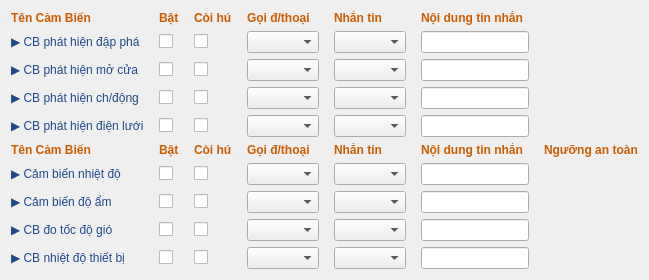
            <widget class="QWidget" name="Config_net_2">
             <attribute name="title">
              <string>Chế độ cảnh báo</string>
             </attribute>
             <layout class="QGridLayout" name="gridLayout_7">
              <item row="4" column="4">
               <widget class="QCheckBox" name="checkBox_8">
                <property name="text">
                 <string/>
                </property>
               </widget>
              </item>
              <item row="4" column="6">
               <widget class="QComboBox" name="comboBox_8"/>
              </item>
              <item row="2" column="8">
               <widget class="QComboBox" name="comboBox_4"/>
              </item>
              <item row="2" column="10">
               <widget class="QLineEdit" name="lineEdit_2"/>
              </item>
              <item row="3" column="0">
               <widget class="QLabel" name="label_10">
                <property name="text">
                 <string>&lt;html&gt;&lt;head/&gt;&lt;body&gt;&lt;p&gt;&lt;span style=&quot; color:#204a87;&quot;&gt;▶ CB phát hiện ch/động&lt;/span&gt;&lt;/p&gt;&lt;/body&gt;&lt;/html&gt;</string>
                </property>
               </widget>
              </item>
              <item row="9" column="2">
               <widget class="QCheckBox" name="checkBox_12">
                <property name="text">
                 <string/>
                </property>
               </widget>
              </item>
              <item row="9" column="4">
               <widget class="QCheckBox" name="checkBox_16">
                <property name="text">
                 <string/>
                </property>
               </widget>
              </item>
              <item row="4" column="8">
               <widget class="QComboBox" name="comboBox_7"/>
              </item>
              <item row="8" column="2">
               <widget class="QCheckBox" name="checkBox_11">
                <property name="text">
                 <string/>
                </property>
               </widget>
              </item>
              <item row="8" column="4">
               <widget class="QCheckBox" name="checkBox_15">
                <property name="text">
                 <string/>
                </property>
               </widget>
              </item>
              <item row="0" column="7">
               <widget class="Line" name="line_4">
                <property name="sizePolicy">
                 <sizepolicy hsizetype="Minimum" vsizetype="Maximum">
                  <horstretch>0</horstretch>
                  <verstretch>0</verstretch>
                 </sizepolicy>
                </property>
                <property name="orientation">
                 <enum>Qt::Vertical</enum>
                </property>
               </widget>
              </item>
              <item row="5" column="11">
               <widget class="Line" name="line_6">
                <property name="sizePolicy">
                 <sizepolicy hsizetype="Minimum" vsizetype="Maximum">
                  <horstretch>0</horstretch>
                  <verstretch>0</verstretch>
                 </sizepolicy>
                </property>
                <property name="orientation">
                 <enum>Qt::Vertical</enum>
                </property>
               </widget>
              </item>
              <item row="5" column="12">
               <widget class="QLabel" name="label_40">
                <property name="sizePolicy">
                 <sizepolicy hsizetype="Minimum" vsizetype="Maximum">
                  <horstretch>0</horstretch>
                  <verstretch>0</verstretch>
                 </sizepolicy>
                </property>
                <property name="font">
                 <font>
                  <weight>75</weight>
                  <bold>true</bold>
                 </font>
                </property>
                <property name="text">
                 <string>&lt;html&gt;&lt;head/&gt;&lt;body&gt;&lt;p&gt;&lt;span style=&quot; color:#ce5c00;&quot;&gt;Ngưỡng an toàn&lt;/span&gt;&lt;/p&gt;&lt;/body&gt;&lt;/html&gt;</string>
                </property>
               </widget>
              </item>
              <item row="6" column="0">
               <widget class="QLabel" name="label_18">
                <property name="text">
                 <string>&lt;html&gt;&lt;head/&gt;&lt;body&gt;&lt;p&gt;&lt;span style=&quot; color:#204a87;&quot;&gt;▶ Cảm biến nhiệt độ&lt;/span&gt;&lt;/p&gt;&lt;/body&gt;&lt;/html&gt;</string>
                </property>
               </widget>
              </item>
              <item row="6" column="2">
               <widget class="QCheckBox" name="checkBox_9">
                <property name="text">
                 <string/>
                </property>
               </widget>
              </item>
              <item row="6" column="4">
               <widget class="QCheckBox" name="checkBox_13">
                <property name="text">
                 <string/>
                </property>
               </widget>
              </item>
              <item row="6" column="6">
               <widget class="QComboBox" name="comboBox_9"/>
              </item>
              <item row="6" column="8">
               <widget class="QComboBox" name="comboBox_13"/>
              </item>
              <item row="6" column="10">
               <widget class="QLineEdit" name="lineEdit_5"/>
              </item>
              <item row="8" column="10">
               <widget class="QLineEdit" name="lineEdit_7"/>
              </item>
              <item row="9" column="0">
               <widget class="QLabel" name="label_21">
                <property name="text">
                 <string>&lt;html&gt;&lt;head/&gt;&lt;body&gt;&lt;p&gt;&lt;span style=&quot; color:#204a87;&quot;&gt;▶ CB nhiệt độ thiết bị&lt;/span&gt;&lt;/p&gt;&lt;/body&gt;&lt;/html&gt;</string>
                </property>
               </widget>
              </item>
              <item row="4" column="2">
               <widget class="QCheckBox" name="checkBox_6">
                <property name="text">
                 <string/>
                </property>
               </widget>
              </item>
              <item row="2" column="4">
               <widget class="QCheckBox" name="checkBox_4">
                <property name="text">
                 <string/>
                </property>
               </widget>
              </item>
              <item row="2" column="6">
               <widget class="QComboBox" name="comboBox_3"/>
              </item>
              <item row="1" column="6">
               <widget class="QComboBox" name="comboBox"/>
              </item>
              <item row="5" column="1">
               <widget class="Line" name="line_7">
                <property name="sizePolicy">
                 <sizepolicy hsizetype="Minimum" vsizetype="Maximum">
                  <horstretch>0</horstretch>
                  <verstretch>0</verstretch>
                 </sizepolicy>
                </property>
                <property name="orientation">
                 <enum>Qt::Vertical</enum>
                </property>
               </widget>
              </item>
              <item row="5" column="2">
               <widget class="QLabel" name="label_13">
                <property name="sizePolicy">
                 <sizepolicy hsizetype="Minimum" vsizetype="Maximum">
                  <horstretch>0</horstretch>
                  <verstretch>0</verstretch>
                 </sizepolicy>
                </property>
                <property name="font">
                 <font>
                  <weight>75</weight>
                  <bold>true</bold>
                 </font>
                </property>
                <property name="text">
                 <string>&lt;html&gt;&lt;head/&gt;&lt;body&gt;&lt;p&gt;&lt;span style=&quot; color:#ce5c00;&quot;&gt;Bật&lt;/span&gt;&lt;/p&gt;&lt;/body&gt;&lt;/html&gt;</string>
                </property>
               </widget>
              </item>
              <item row="5" column="3">
               <widget class="Line" name="line_8">
                <property name="sizePolicy">
                 <sizepolicy hsizetype="Minimum" vsizetype="Maximum">
                  <horstretch>0</horstretch>
                  <verstretch>0</verstretch>
                 </sizepolicy>
                </property>
                <property name="orientation">
                 <enum>Qt::Vertical</enum>
                </property>
               </widget>
              </item>
              <item row="5" column="4">
               <widget class="QLabel" name="label_14">
                <property name="sizePolicy">
                 <sizepolicy hsizetype="Minimum" vsizetype="Maximum">
                  <horstretch>0</horstretch>
                  <verstretch>0</verstretch>
                 </sizepolicy>
                </property>
                <property name="font">
                 <font>
                  <weight>75</weight>
                  <bold>true</bold>
                 </font>
                </property>
                <property name="text">
                 <string>&lt;html&gt;&lt;head/&gt;&lt;body&gt;&lt;p&gt;&lt;span style=&quot; color:#ce5c00;&quot;&gt;Còi hú&lt;/span&gt;&lt;/p&gt;&lt;/body&gt;&lt;/html&gt;</string>
                </property>
               </widget>
              </item>
              <item row="5" column="5">
               <widget class="Line" name="line_9">
                <property name="sizePolicy">
                 <sizepolicy hsizetype="Minimum" vsizetype="Maximum">
                  <horstretch>0</horstretch>
                  <verstretch>0</verstretch>
                 </sizepolicy>
                </property>
                <property name="orientation">
                 <enum>Qt::Vertical</enum>
                </property>
               </widget>
              </item>
              <item row="1" column="8">
               <widget class="QComboBox" name="comboBox_2"/>
              </item>
              <item row="7" column="0">
               <widget class="QLabel" name="label_19">
                <property name="text">
                 <string>&lt;html&gt;&lt;head/&gt;&lt;body&gt;&lt;p&gt;&lt;span style=&quot; color:#204a87;&quot;&gt;▶ Cảm biến độ ẩm&lt;/span&gt;&lt;/p&gt;&lt;/body&gt;&lt;/html&gt;</string>
                </property>
               </widget>
              </item>
              <item row="7" column="2">
               <widget class="QCheckBox" name="checkBox_10">
                <property name="text">
                 <string/>
                </property>
               </widget>
              </item>
              <item row="7" column="4">
               <widget class="QCheckBox" name="checkBox_14">
                <property name="text">
                 <string/>
                </property>
               </widget>
              </item>
              <item row="7" column="6">
               <widget class="QComboBox" name="comboBox_10"/>
              </item>
              <item row="7" column="8">
               <widget class="QComboBox" name="comboBox_14"/>
              </item>
              <item row="7" column="10">
               <widget class="QLineEdit" name="lineEdit_6"/>
              </item>
              <item row="8" column="0">
               <widget class="QLabel" name="label_20">
                <property name="text">
                 <string>&lt;html&gt;&lt;head/&gt;&lt;body&gt;&lt;p&gt;&lt;span style=&quot; color:#204a87;&quot;&gt;▶ CB đo tốc độ gió&lt;/span&gt;&lt;/p&gt;&lt;/body&gt;&lt;/html&gt;</string>
                </property>
               </widget>
              </item>
              <item row="0" column="4">
               <widget class="QLabel" name="label_4">
                <property name="sizePolicy">
                 <sizepolicy hsizetype="Minimum" vsizetype="Maximum">
                  <horstretch>0</horstretch>
                  <verstretch>0</verstretch>
                 </sizepolicy>
                </property>
                <property name="font">
                 <font>
                  <weight>75</weight>
                  <bold>true</bold>
                 </font>
                </property>
                <property name="text">
                 <string>&lt;html&gt;&lt;head/&gt;&lt;body&gt;&lt;p&gt;&lt;span style=&quot; color:#ce5c00;&quot;&gt;Còi hú&lt;/span&gt;&lt;/p&gt;&lt;/body&gt;&lt;/html&gt;</string>
                </property>
               </widget>
              </item>
              <item row="9" column="6">
               <widget class="QComboBox" name="comboBox_12"/>
              </item>
              <item row="9" column="8">
               <widget class="QComboBox" name="comboBox_16"/>
              </item>
              <item row="9" column="10">
               <widget class="QLineEdit" name="lineEdit_8"/>
              </item>
              <item row="0" column="1">
               <widget class="Line" name="line">
                <property name="sizePolicy">
                 <sizepolicy hsizetype="Minimum" vsizetype="Maximum">
                  <horstretch>0</horstretch>
                  <verstretch>0</verstretch>
                 </sizepolicy>
                </property>
                <property name="orientation">
                 <enum>Qt::Vertical</enum>
                </property>
               </widget>
              </item>
              <item row="0" column="8">
               <widget class="QLabel" name="label_6">
                <property name="sizePolicy">
                 <sizepolicy hsizetype="Minimum" vsizetype="Maximum">
                  <horstretch>0</horstretch>
                  <verstretch>0</verstretch>
                 </sizepolicy>
                </property>
                <property name="font">
                 <font>
                  <weight>75</weight>
                  <bold>true</bold>
                 </font>
                </property>
                <property name="text">
                 <string>&lt;html&gt;&lt;head/&gt;&lt;body&gt;&lt;p&gt;&lt;span style=&quot; color:#ce5c00;&quot;&gt;Nhắn tin&lt;/span&gt;&lt;/p&gt;&lt;/body&gt;&lt;/html&gt;</string>
                </property>
               </widget>
              </item>
              <item row="1" column="10">
               <widget class="QLineEdit" name="lineEdit"/>
              </item>
              <item row="2" column="0">
               <widget class="QLabel" name="label_9">
                <property name="text">
                 <string>&lt;html&gt;&lt;head/&gt;&lt;body&gt;&lt;p&gt;&lt;span style=&quot; color:#204a87;&quot;&gt;▶ CB phát hiện mở cửa&lt;/span&gt;</string>
                </property>
               </widget>
              </item>
              <item row="3" column="6">
               <widget class="QComboBox" name="comboBox_5"/>
              </item>
              <item row="3" column="8">
               <widget class="QComboBox" name="comboBox_6"/>
              </item>
              <item row="3" column="10">
               <widget class="QLineEdit" name="lineEdit_3"/>
              </item>
              <item row="0" column="0">
               <widget class="QLabel" name="label_2">
                <property name="sizePolicy">
                 <sizepolicy hsizetype="Minimum" vsizetype="Maximum">
                  <horstretch>0</horstretch>
                  <verstretch>0</verstretch>
                 </sizepolicy>
                </property>
                <property name="font">
                 <font>
                  <weight>75</weight>
                  <bold>true</bold>
                 </font>
                </property>
                <property name="text">
                 <string>&lt;html&gt;&lt;head/&gt;&lt;body&gt;&lt;p&gt;&lt;span style=&quot; color:#ce5c00;&quot;&gt;Tên Cảm Biến&lt;/span&gt;&lt;/p&gt;&lt;/body&gt;&lt;/html&gt;</string>
                </property>
               </widget>
              </item>
              <item row="0" column="2">
               <widget class="QLabel" name="label_3">
                <property name="sizePolicy">
                 <sizepolicy hsizetype="Minimum" vsizetype="Maximum">
                  <horstretch>0</horstretch>
                  <verstretch>0</verstretch>
                 </sizepolicy>
                </property>
                <property name="font">
                 <font>
                  <weight>75</weight>
                  <bold>true</bold>
                 </font>
                </property>
                <property name="text">
                 <string>&lt;html&gt;&lt;head/&gt;&lt;body&gt;&lt;p&gt;&lt;span style=&quot; color:#ce5c00;&quot;&gt;Bật&lt;/span&gt;&lt;/p&gt;&lt;/body&gt;&lt;/html&gt;</string>
                </property>
               </widget>
              </item>
              <item row="1" column="4">
               <widget class="QCheckBox" name="checkBox_2">
                <property name="text">
                 <string/>
                </property>
               </widget>
              </item>
              <item row="0" column="6">
               <widget class="QLabel" name="label_5">
                <property name="sizePolicy">
                 <sizepolicy hsizetype="Minimum" vsizetype="Maximum">
                  <horstretch>0</horstretch>
                  <verstretch>0</verstretch>
                 </sizepolicy>
                </property>
                <property name="font">
                 <font>
                  <weight>75</weight>
                  <bold>true</bold>
                 </font>
                </property>
                <property name="text">
                 <string>&lt;html&gt;&lt;head/&gt;&lt;body&gt;&lt;p&gt;&lt;span style=&quot; color:#ce5c00;&quot;&gt;Gọi đ/thoại&lt;/span&gt;&lt;/p&gt;&lt;/body&gt;&lt;/html&gt;</string>
                </property>
               </widget>
              </item>
              <item row="0" column="5">
               <widget class="Line" name="line_3">
                <property name="sizePolicy">
                 <sizepolicy hsizetype="Minimum" vsizetype="Maximum">
                  <horstretch>0</horstretch>
                  <verstretch>0</verstretch>
                 </sizepolicy>
                </property>
                <property name="orientation">
                 <enum>Qt::Vertical</enum>
                </property>
               </widget>
              </item>
              <item row="0" column="9">
               <widget class="Line" name="line_5">
                <property name="sizePolicy">
                 <sizepolicy hsizetype="Minimum" vsizetype="Maximum">
                  <horstretch>0</horstretch>
                  <verstretch>0</verstretch>
                 </sizepolicy>
                </property>
                <property name="orientation">
                 <enum>Qt::Vertical</enum>
                </property>
               </widget>
              </item>
              <item row="1" column="0">
               <widget class="QLabel" name="label_8">
                <property name="text">
                 <string>&lt;html&gt;&lt;head/&gt;&lt;body&gt;&lt;p&gt;&lt;span style=&quot; color:#204a87;&quot;&gt;▶ CB phát hiện đập phá&lt;/span&gt;&lt;/p&gt;&lt;/body&gt;&lt;/html&gt;</string>
                </property>
               </widget>
              </item>
              <item row="2" column="2">
               <widget class="QCheckBox" name="checkBox_3">
                <property name="text">
                 <string/>
                </property>
               </widget>
              </item>
              <item row="4" column="0">
               <widget class="QLabel" name="label_11">
                <property name="text">
                 <string>&lt;html&gt;&lt;head/&gt;&lt;body&gt;&lt;p&gt;&lt;span style=&quot; color:#204a87;&quot;&gt;▶ CB phát hiện điện lưới&lt;/span&gt;&lt;/p&gt;&lt;/body&gt;&lt;/html&gt;</string>
                </property>
               </widget>
              </item>
              <item row="4" column="10">
               <widget class="QLineEdit" name="lineEdit_4"/>
              </item>
              <item row="5" column="0">
               <widget class="QLabel" name="label_12">
                <property name="sizePolicy">
                 <sizepolicy hsizetype="Minimum" vsizetype="Maximum">
                  <horstretch>0</horstretch>
                  <verstretch>0</verstretch>
                 </sizepolicy>
                </property>
                <property name="font">
                 <font>
                  <weight>75</weight>
                  <bold>true</bold>
                 </font>
                </property>
                <property name="text">
                 <string>&lt;html&gt;&lt;head/&gt;&lt;body&gt;&lt;p&gt;&lt;span style=&quot; font-weight:600; color:#ce5c00;&quot;&gt;Tên Cảm Biến&lt;/span&gt;&lt;/p&gt;&lt;/body&gt;&lt;/html&gt;</string>
                </property>
               </widget>
              </item>
              <item row="0" column="3">
               <widget class="Line" name="line_2">
                <property name="sizePolicy">
                 <sizepolicy hsizetype="Minimum" vsizetype="Maximum">
                  <horstretch>0</horstretch>
                  <verstretch>0</verstretch>
                 </sizepolicy>
                </property>
                <property name="orientation">
                 <enum>Qt::Vertical</enum>
                </property>
               </widget>
              </item>
              <item row="1" column="2">
               <widget class="QCheckBox" name="checkBox">
                <property name="text">
                 <string/>
                </property>
               </widget>
              </item>
              <item row="0" column="10">
               <widget class="QLabel" name="label_7">
                <property name="sizePolicy">
                 <sizepolicy hsizetype="Minimum" vsizetype="Maximum">
                  <horstretch>0</horstretch>
                  <verstretch>0</verstretch>
                 </sizepolicy>
                </property>
                <property name="font">
                 <font>
                  <weight>75</weight>
                  <bold>true</bold>
                 </font>
                </property>
                <property name="text">
                 <string>&lt;html&gt;&lt;head/&gt;&lt;body&gt;&lt;p&gt;&lt;span style=&quot; color:#ce5c00;&quot;&gt;Nội dung tin nhắn&lt;/span&gt;&lt;/p&gt;&lt;/body&gt;&lt;/html&gt;</string>
                </property>
               </widget>
              </item>
              <item row="5" column="6">
               <widget class="QLabel" name="label_15">
                <property name="sizePolicy">
                 <sizepolicy hsizetype="Minimum" vsizetype="Maximum">
                  <horstretch>0</horstretch>
                  <verstretch>0</verstretch>
                 </sizepolicy>
                </property>
                <property name="font">
                 <font>
                  <weight>75</weight>
                  <bold>true</bold>
                 </font>
                </property>
                <property name="text">
                 <string>&lt;html&gt;&lt;head/&gt;&lt;body&gt;&lt;p&gt;&lt;span style=&quot; color:#ce5c00;&quot;&gt;Gọi đ/thoại&lt;/span&gt;&lt;/p&gt;&lt;/body&gt;&lt;/html&gt;</string>
                </property>
               </widget>
              </item>
              <item row="5" column="7">
               <widget class="Line" name="line_10">
                <property name="sizePolicy">
                 <sizepolicy hsizetype="Minimum" vsizetype="Maximum">
                  <horstretch>0</horstretch>
                  <verstretch>0</verstretch>
                 </sizepolicy>
                </property>
                <property name="orientation">
                 <enum>Qt::Vertical</enum>
                </property>
               </widget>
              </item>
              <item row="5" column="8">
               <widget class="QLabel" name="label_16">
                <property name="sizePolicy">
                 <sizepolicy hsizetype="Minimum" vsizetype="Maximum">
                  <horstretch>0</horstretch>
                  <verstretch>0</verstretch>
                 </sizepolicy>
                </property>
                <property name="font">
                 <font>
                  <weight>75</weight>
                  <bold>true</bold>
                 </font>
                </property>
                <property name="text">
                 <string>&lt;html&gt;&lt;head/&gt;&lt;body&gt;&lt;p&gt;&lt;span style=&quot; color:#ce5c00;&quot;&gt;Nhắn tin&lt;/span&gt;&lt;/p&gt;&lt;/body&gt;&lt;/html&gt;</string>
                </property>
               </widget>
              </item>
              <item row="5" column="9">
               <widget class="Line" name="line_11">
                <property name="sizePolicy">
                 <sizepolicy hsizetype="Minimum" vsizetype="Maximum">
                  <horstretch>0</horstretch>
                  <verstretch>0</verstretch>
                 </sizepolicy>
                </property>
                <property name="orientation">
                 <enum>Qt::Vertical</enum>
                </property>
               </widget>
              </item>
              <item row="5" column="10">
               <widget class="QLabel" name="label_17">
                <property name="sizePolicy">
                 <sizepolicy hsizetype="Minimum" vsizetype="Maximum">
                  <horstretch>0</horstretch>
                  <verstretch>0</verstretch>
                 </sizepolicy>
                </property>
                <property name="font">
                 <font>
                  <weight>75</weight>
                  <bold>true</bold>
                 </font>
                </property>
                <property name="text">
                 <string>&lt;html&gt;&lt;head/&gt;&lt;body&gt;&lt;p&gt;&lt;span style=&quot; color:#ce5c00;&quot;&gt;Nội dung tin nhắn&lt;/span&gt;&lt;/p&gt;&lt;/body&gt;&lt;/html&gt;</string>
                </property>
               </widget>
              </item>
              <item row="8" column="6">
               <widget class="QComboBox" name="comboBox_11"/>
              </item>
              <item row="8" column="8">
               <widget class="QComboBox" name="comboBox_15"/>
              </item>
              <item row="3" column="2">
               <widget class="QCheckBox" name="checkBox_5">
                <property name="text">
                 <string/>
                </property>
               </widget>
              </item>
              <item row="3" column="4">
               <widget class="QCheckBox" name="checkBox_7">
                <property name="text">
                 <string/>
                </property>
               </widget>
              </item>
             </layout>
            </widget>
